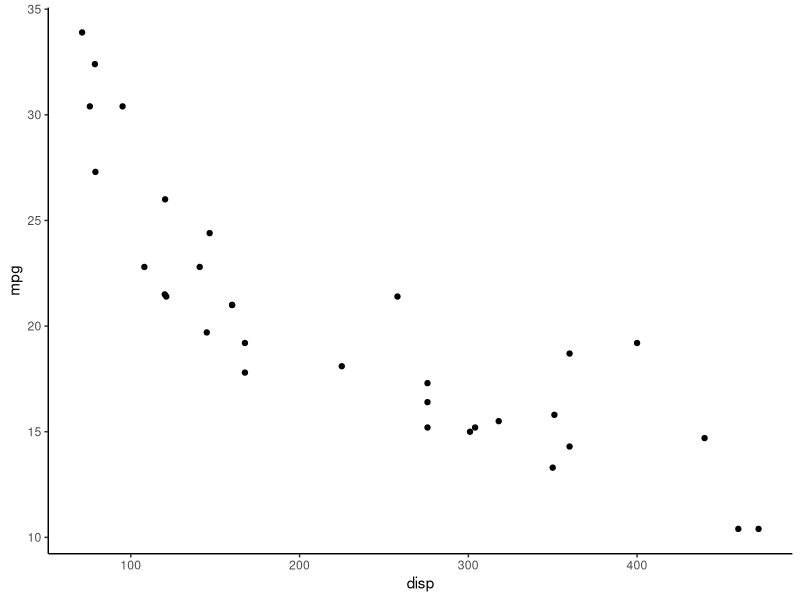
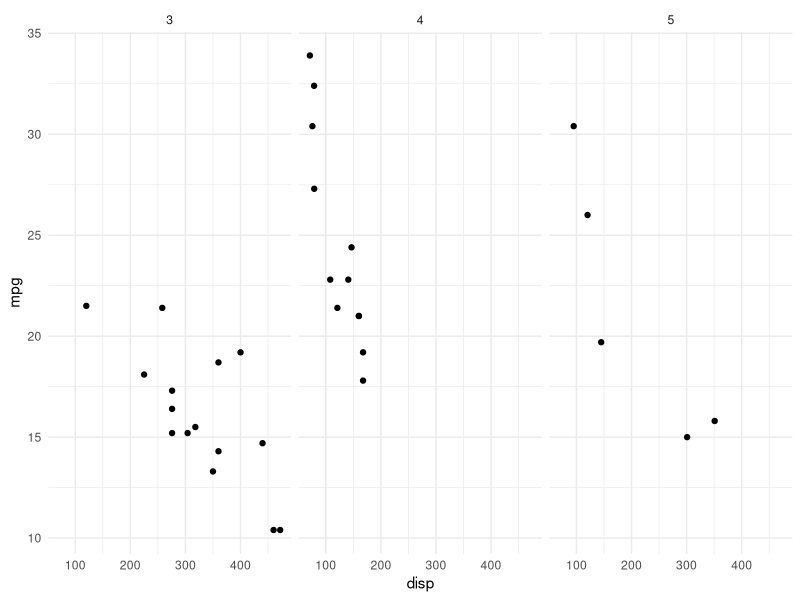

Generate these figures, in order, with R:
## ---- chunk 1
knitr::opts_chunk$set(echo = TRUE)
library(tidyverse)
library(dplyr)
library(ggplot2)
## ---- chunk 2
knitr::opts_chunk$set(echo = TRUE)
mtcars %>%
  ggplot()+
  geom_point(mapping=aes(x=disp, y=mpg))+
  theme_classic()
## ---- chunk 3
knitr::opts_chunk$set(echo = TRUE)
x <- theme_get()
class(x)
## ---- chunk 4
knitr::opts_chunk$set(echo = TRUE)
new_theme <- theme_minimal()
theme_set(new_theme)
## ---- chunk 5
mtcars %>%
  ggplot()+
  geom_point(aes(x=disp, y=mpg))+
  facet_grid(.~gear)
## ---- chunk 6
# setHook(packageEvent("ggplot2", "onLoad"),
        # function(...)ggplot2::theme_set(ggplot2::theme_minimal))
